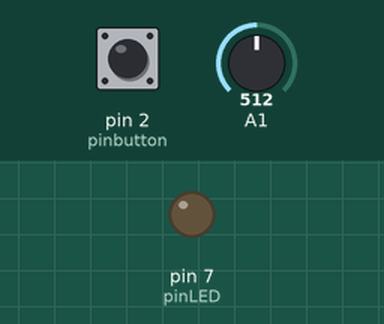
The sketch below on a simulated Arduino Uno, built with avr-gcc and run on an emulated ATmega328P. On the bench: output pins drawn as LEDs (lit = HIGH). Dashed ring = blinking. The test bench sets the inputs (shaded band); at power-on: A1 = 512, pin 2 (pinbutton) HIGH.

Above: at 1.2 s.
1.3 s: A1 set to 111
2.8 s: A1 set to 95
At 2.89 s:
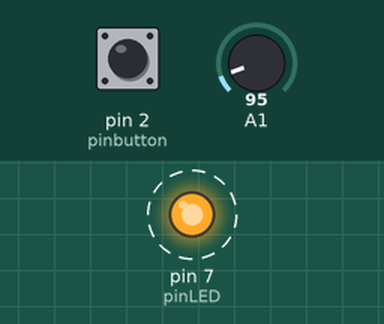
5.8 s: pin 2 (pinbutton) pulled LOW for 0.15 s
At 7.0 s:
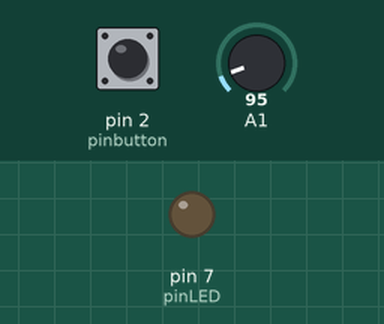
Timing chart, 0 to 8.8 s (numbered marks = the images above; inputs shaded):
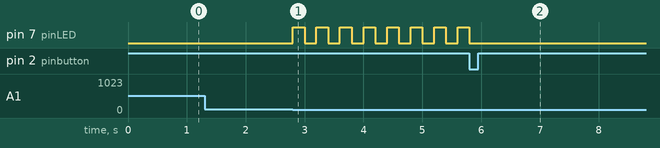

Measured:
- the behaviour switches between 101 and 100 on A1 (found by bisection; images 0 and 1)
- after the input at 1.3 s, every drawn part: stays the same
- after the input at 2.8 s, pin 7 (pinLED): alternates HIGH for 0.20 s and LOW for 0.20 s, starting at once
- after the input at 5.8 s, pin 7 (pinLED): goes on until 5.8 s, then stays LOW

The sketch:

exercicio2.2.ino
```cpp
const byte pinLED = 7;
const byte pinbutton = 2;

const unsigned int desvio_luz = 100;
const unsigned int periodo = 200;
const unsigned int tempo_min = 10000;
unsigned int luz_incidente;

unsigned long tempoAtual, tempoAnterior;
unsigned long tempo_h;

boolean estadoLED = 0;
boolean ativo=0, desativo=0;

void interruptor(){
tempo_h = millis();
if(tempo_h <= tempo_min){
  desativo = 1;
  estadoLED=0;
  digitalWrite(pinLED, estadoLED);
  }
}

void setup() {
  pinMode(pinLED, OUTPUT);
  pinMode(pinbutton, INPUT_PULLUP);
  attachInterrupt(digitalPinToInterrupt(2), interruptor, FALLING);
  tempoAnterior = millis();
}

void loop() {
  tempoAtual = millis();
  luz_incidente = analogRead(A1);
  if(luz_incidente <= desvio_luz){
    ativo =1;
  }
  if(ativo == 1 && desativo==0){
    if((tempoAtual-tempoAnterior)>= periodo){
      estadoLED ^= 1;
      digitalWrite(pinLED, estadoLED);
      tempoAnterior = tempoAtual;
    }
  }
}
```
